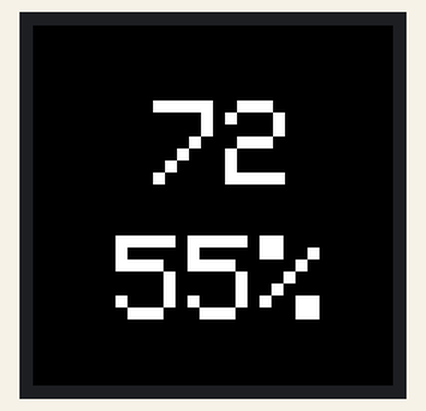
Bench run of a sketch on a simulated Arduino Mega 2560, built with avr-gcc and run on an emulated ATmega2560. On the bench: 240×240 colour display.

Above: at 0.3 s.

The sketch:

ScreenOnlyCode.ino
```cpp
#include <Adafruit_GFX.h>
#include <Adafruit_GC9A01A.h>

// Define the pins used for the display
#define TFT_CS   5
#define TFT_RST  4
#define TFT_DC   21
#define TFT_MOSI 23
#define TFT_SCK  18

// Create an instance of the display
Adafruit_GC9A01A tft = Adafruit_GC9A01A(TFT_CS, TFT_DC, TFT_RST);

void setup() {
  // Initialize the display
  Serial.begin(9600);
  tft.begin();
  tft.setRotation(1); // Optional: Rotate the display
  tft.fillScreen(GC9A01A_BLACK); // Clear the screen with black color

  // Set text color and size
  tft.setTextColor(GC9A01A_WHITE);
  tft.setTextSize(8);
}

void loop() {
  int f = 72;
  int h = 55;
  tft.fillScreen(GC9A01A_BLACK);
  tft.setCursor(80, 50);
  tft.println((int)f);
  tft.setCursor(55, 140);
  tft.print((int)h);
  tft.println("%");
  delay(2000);
}
```

Measured:
- what the display in image 0 shows lasts 2.0 s, from 0.3 s to 2.3 s
